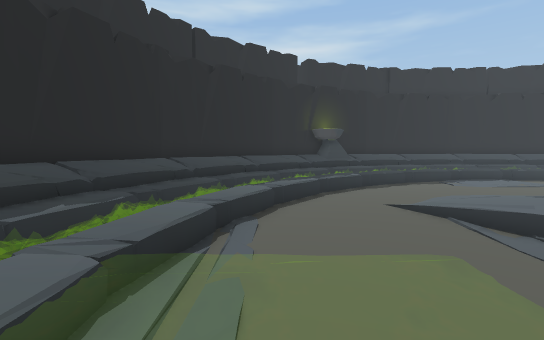
View 1 (above)

21 first-person views from a walk through a Unity game level. The camera is 1.5 m above the floor, tilts 4° down and sees 85° across. The floor is counted in squares, 1 m on a side. Each view is taken from the middle of a square. On the plan, view 1 faces up. The plan holds only what a view shows up to about 15 squares ahead; the rest is blank. The place goes on beyond the plan. The player character is not drawn.

View 2
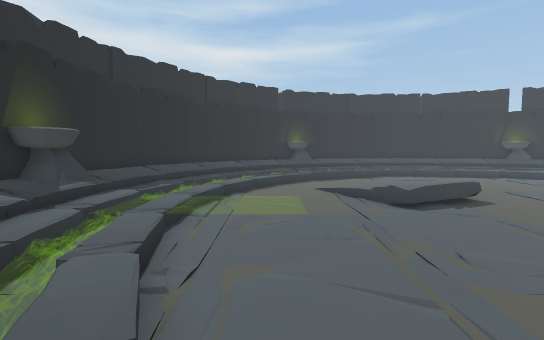

View 3
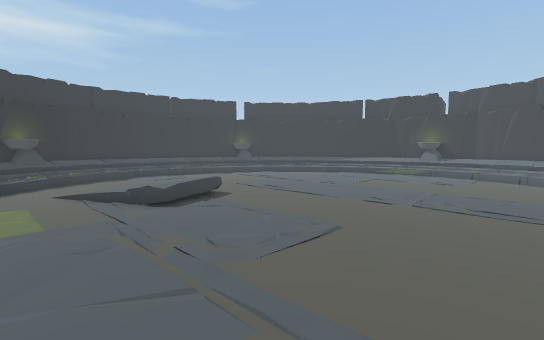

View 4
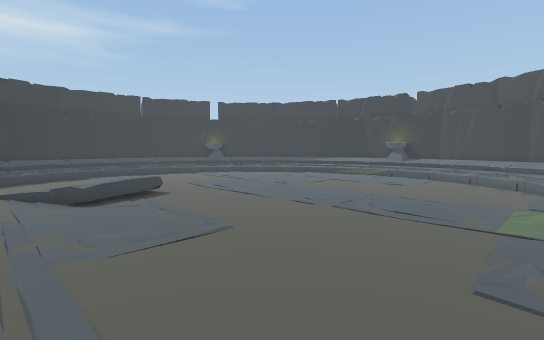

View 5
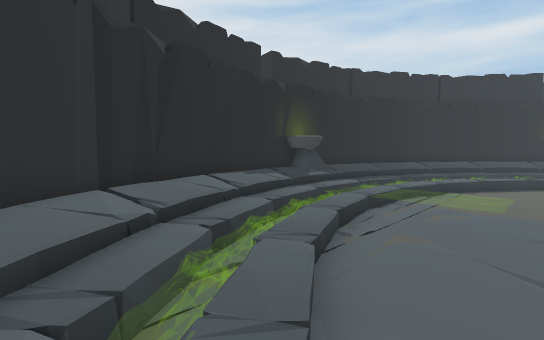

View 6
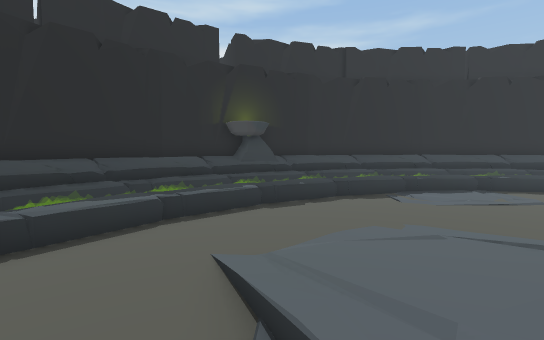

View 7
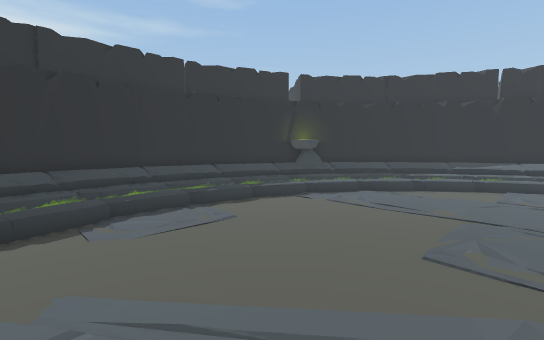

View 8
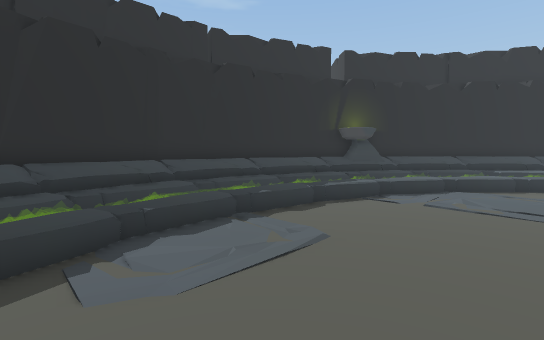

View 9
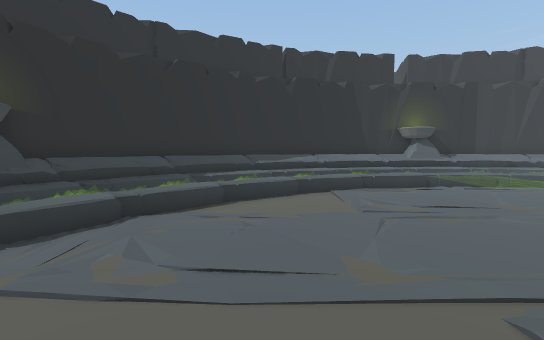

View 10
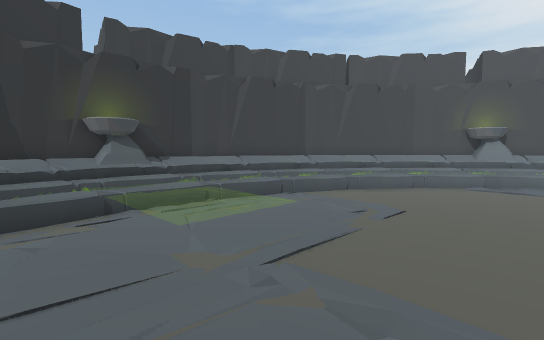

View 11
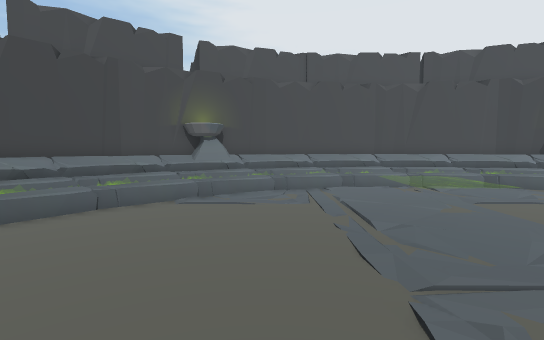

View 12
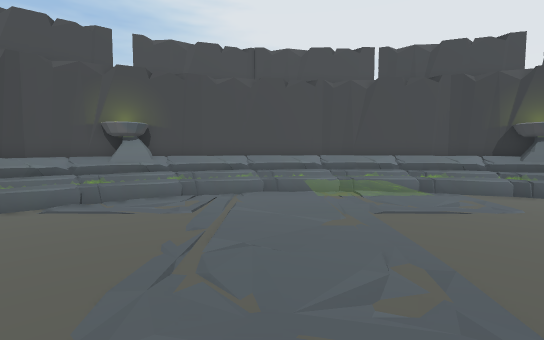

View 13
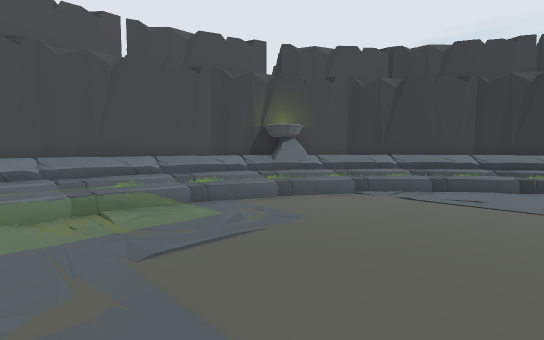

View 14
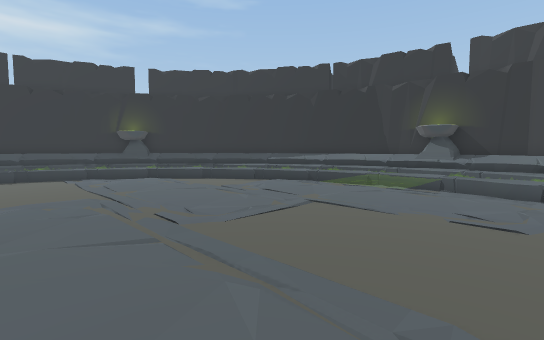

View 15
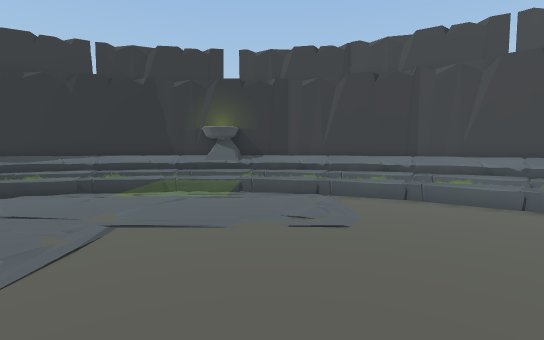

View 16
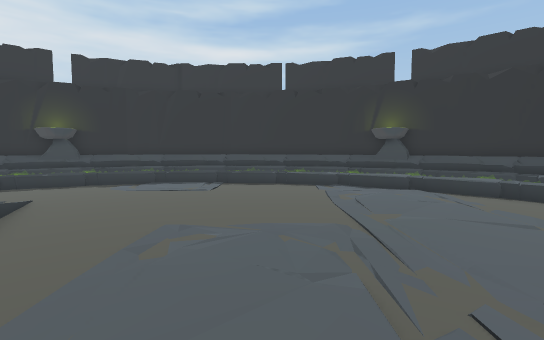

View 17
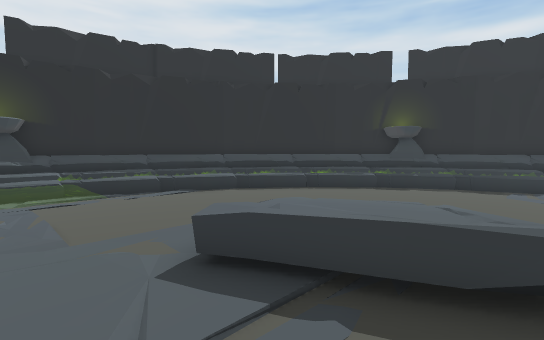

View 18
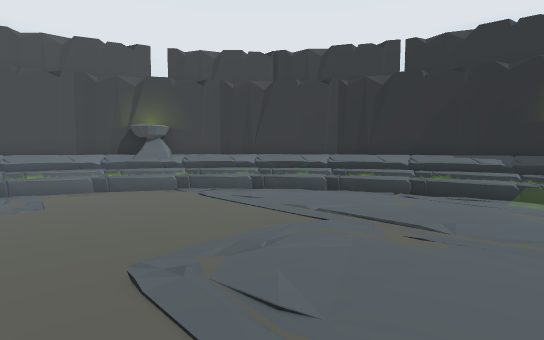

View 19
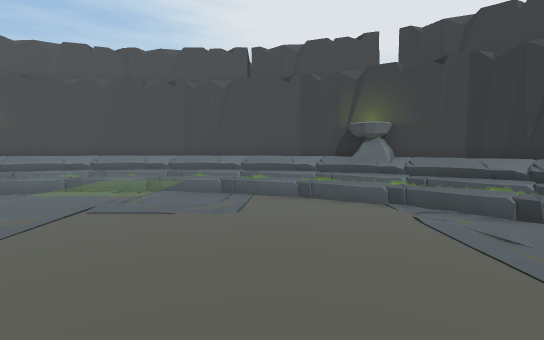

View 20
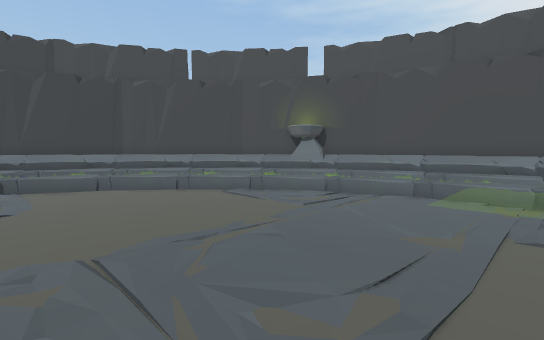

View 21
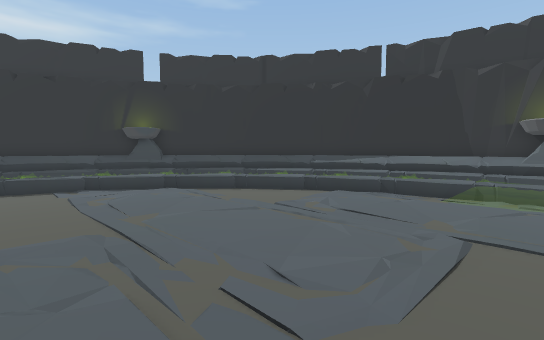

### Floor plan
Key: @ floor where view 1 was taken; # wall or solid block; x gap in a wall; . main floor; : floor 0.25 m higher than the main floor; + floor 0.5 m higher than the main floor; * floor 0.75 m higher than the main floor; % floor 1 m higher than the main floor; & floor 1.25 m higher than the main floor; / step, stairs or slope; = window, fence, low wall or low ledge; ~ water the walk can cross; ≈ water the walk keeps out of; T torch; O other object.
Columns run from 6 left of view 1 to 29 right of it. Each row starts with its distance up from view 1.
 19              ##########
 18           #### %x%%%% ####
 17          T##%%++==x+++%%##T
 16        ##TT#+≈≈≈~~≈≈≈≈≈=#TT##
 15       ###T+≈~~/++++++/~≈≈+T###
 14      ##%+≈~////......//++~≈+%##
 13     ##%+≈~+/............/+≈≈+%##
 12    ###+≈.O/............../O~≈+###
 11   ##%+≈+/..................O~≈+ ##
 10   #&%≈≈+....................O~≈//#
  9  ##%+≈O/...../............../+~//##
  8  ##+≈≈O.../.://............../+≈/&#
  7  ##+~O..../:://...............+~+/#
  6 ##%≈≈O....//+++=............../~≈/##
  5 #&+≈//.....++++=............../+≈/&#
  4 #%+≈+/.....#+*+................+≈//#
  3 #%=~+≈~~....=..................+~+/#
  2 TT+~+~~~....................~~≈+~+TT
  1 TT+~+~~~....................~~~+~+TT
  0 #%=~+.@........................+~//#
 -1 #%+≈+..........................+≈//#
 -2 #&+≈+/......................../+≈/&#
 -3 ##%≈~/........................O≈≈/##
 -4  ##=~+........................O~+/#
 -5  ###≈+/......................O≈≈//#
 -6  ##%=≈+/.....................O≈=/##
 -7   ###≈~+....................O≈≈###
 -8   ####≈≈O..................O≈≈####
 -9    ###=≈~+/......~~....../O~≈=###
-10     ##%=≈≈+/.....~~...../+~==%##
-11      ##%=≈~++//..~~..///+~≈=%##
-12       ###T=≈≈~+++++++/~≈≈=T###
-13        ##TT#=≈≈~≈~~~≈≈≈=#TT##
-14          T##%%+=#===##%%##T
-15           #### %x%%x%#####
-16              ##########

Where each view was taken, in squares from view 1:
view 1: 0 up, 0 right, facing up
view 2: 7 down, 1 right, facing up
view 3: 7 down, 1 right, facing up-right
view 4: 9 down, 3 right, facing up-right
view 5: 9 down, 3 right, facing up-left
view 6: 4 up, 4 right, facing up
view 7: 5 up, 6 right, facing up-right
view 8: 9 up, 7 right, facing up-right
view 9: 9 up, 13 right, facing right
view 10: 5 up, 17 right, facing down-right
view 11: 0 up, 17 right, facing down
view 12: 1 down, 14 right, facing down
view 13: 4 down, 13 right, facing down-left
view 14: 3 down, 13 right, facing up-right
view 15: 1 down, 14 right, facing right
view 16: 1 up, 14 right, facing up
view 17: 1 up, 9 right, facing up-left
view 18: 1 up, 9 right, facing down-left
view 19: 1 down, 7 right, facing down
view 20: 2 down, 11 right, facing down-right
view 21: 1 up, 14 right, facing up-right
